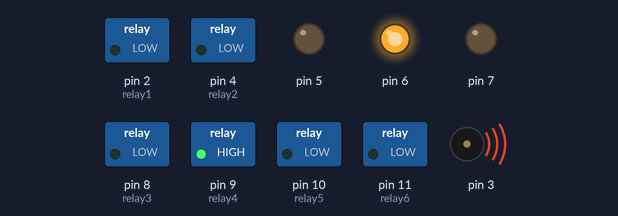
Simulated run of this sketch. Board: Arduino Uno, built with avr-gcc and run on an emulated ATmega328P. Parts: switched loads named in the sketch (green lamp = pin HIGH), output pins drawn as LEDs (lit = HIGH), buzzer (waves = sounding). Random numbers use the default seed unless the sketch sets one; pins used as bus, display or sensor lines are not drawn.

Above: at 0.09 s.
At 6.9 s:
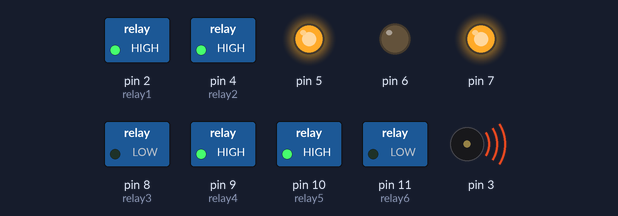
At 13.96 s:
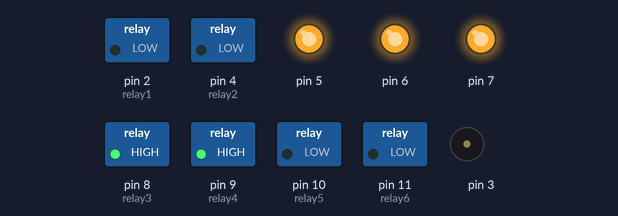
At 18.83 s:
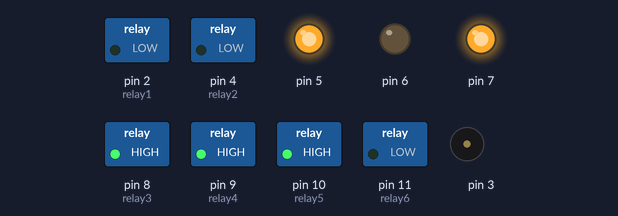
At 27.1 s:
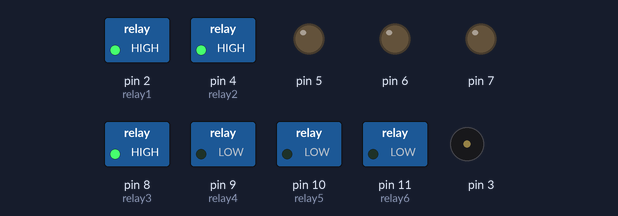
At 39.84 s:
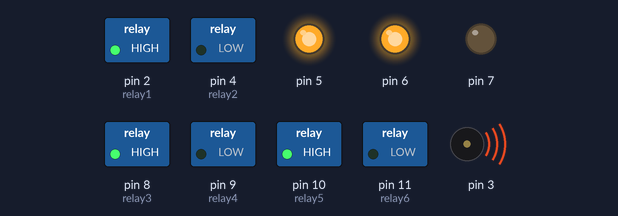
Timing chart, 0 to 40.0 s (numbered marks = the images above):
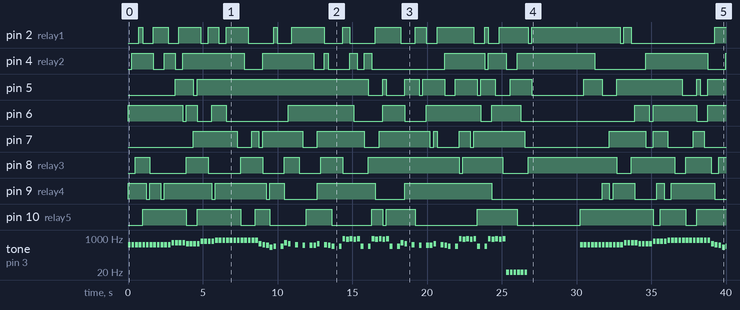

Measured:
- by itself, pin 2 (relay1): LOW → HIGH at 0.73 s, → LOW 0.24 s later, → HIGH 0.73 s later, → LOW 0.97 s later, … (31 changes in this stretch)
- by itself, pin 4 (relay2): LOW → HIGH at 0.24 s, → LOW 1.5 s later, → HIGH 0.73 s later, → LOW 0.73 s later, … (23 changes in this stretch)
- by itself, pin 5: LOW → HIGH at 3.2 s, → LOW 1.2 s later, → HIGH 0.24 s later, → LOW 11.4 s later, … (23 changes in this stretch)
- by itself, pin 6: LOW → HIGH at 0.00 s, → LOW 3.7 s later, → HIGH 0.24 s later, → LOW 0.73 s later, … (19 changes in this stretch)
- by itself, pin 7: LOW → HIGH at 4.4 s, → LOW 2.9 s later, → HIGH 0.97 s later, → LOW 0.49 s later, … (22 changes in this stretch)
- by itself, pin 8 (relay3): LOW → HIGH at 0.49 s, → LOW 0.97 s later, → HIGH 2.4 s later, → LOW 1.5 s later, … (21 changes in this stretch)
- by itself, pin 9 (relay4): LOW → HIGH at 0.00 s, → LOW 1.2 s later, → HIGH 0.24 s later, → LOW 0.73 s later, … (22 changes in this stretch)
- by itself, pin 10 (relay5): LOW → HIGH at 0.97 s, → LOW 2.9 s later, → HIGH 0.73 s later, → LOW 2.9 s later, … (19 changes in this stretch)

The sketch:

ok-CoffinRandom.ino
```cpp
#include "pitches.h"

int green= 7;
int red= 5;
int blue= 6;
int relay1=2;
int relay2=4;
int relay3=8;
int relay4=9;
int relay5=10;
int relay6=11;

int melody[] = {
  NOTE_AS4, NOTE_AS4, NOTE_AS4, NOTE_AS4,
  NOTE_AS4, NOTE_AS4, NOTE_AS4, NOTE_AS4,
  NOTE_AS4, NOTE_AS4, NOTE_AS4, NOTE_AS4,
  NOTE_D5, NOTE_D5, NOTE_D5, NOTE_D5,
  NOTE_C5, NOTE_C5, NOTE_C5, NOTE_C5,
  NOTE_F5, NOTE_F5, NOTE_F5, NOTE_F5,
  NOTE_G5, NOTE_G5, NOTE_G5, NOTE_G5,
  NOTE_G5, NOTE_G5, NOTE_G5, NOTE_G5,
  NOTE_G5, NOTE_G5, NOTE_G5, NOTE_G5,
  NOTE_C5, NOTE_AS4, NOTE_A4, NOTE_F4,
  NOTE_G4, 0, NOTE_G4, NOTE_D5,
  NOTE_C5, 0, NOTE_AS4, 0,
  NOTE_A4, 0, NOTE_A4, NOTE_A4,
  NOTE_C5, 0, NOTE_AS4, NOTE_A4,
  NOTE_G4,0, NOTE_G4, NOTE_AS5,
  NOTE_A5, NOTE_AS5, NOTE_A5, NOTE_AS5,
  NOTE_G4,0, NOTE_G4, NOTE_AS5,
  NOTE_A5, NOTE_AS5, NOTE_A5, NOTE_AS5,
  NOTE_G4, 0, NOTE_G4, NOTE_D5,
  NOTE_C5, 0, NOTE_AS4, 0,
  NOTE_A4, 0, NOTE_A4, NOTE_A4,
  NOTE_C5, 0, NOTE_AS4, NOTE_A4,
  NOTE_G4,0, NOTE_G4, NOTE_AS5,
  NOTE_A5, NOTE_AS5, NOTE_A5, NOTE_AS5,
  NOTE_G4,0, NOTE_G4, NOTE_AS5,
  NOTE_A5, NOTE_AS5, NOTE_A5, NOTE_AS5
 };

// note durations: 4 = quarter note, 8 = eighth note, etc.:
int noteDurations[] = {
  4,4,4,4,
  4,4,4,4,
  4,4,4,4,
  4,4,4,4,
  4,4,4,4,
  4,4,4,4,
  4,4,4,4,
  4,4,4,4,
  4,4,4,4,
  4,4,4,4,
  4,4,4,4,
  4,4,4,4,
  4,4,4,4,
  4,4,4,4,
  4,4,4,4,
  4,4,4,4,
  4,4,4,4,
  4,4,4,4,
  4,4,4,4,
  4,4,4,4,
  4,4,4,4,
  4,4,4,4,
  4,4,4,4,
  4,4,4,4,
  4,4,4,4,
  4,4,4,4,
  4,4,4,4,
  4,4,4,4,
  };

void setup() {

  pinMode (7, OUTPUT);
  pinMode (5, OUTPUT);
  pinMode (6, OUTPUT);
  pinMode (3, OUTPUT);
  pinMode (relay1, OUTPUT);
  pinMode (relay2, OUTPUT);
  pinMode (relay3, OUTPUT);
  pinMode (relay4, OUTPUT);
  pinMode (relay5, OUTPUT);
  pinMode (relay6, OUTPUT);
}

void loop() {

  for (int thisNote = 0; thisNote < 112; thisNote++) {
    int randomLight1 = random(2, 11);
    int randomLight2 = random(2, 11);
    int randomLight3 = random(2, 11);

    digitalWrite (randomLight1, HIGH);
    digitalWrite (randomLight2, HIGH);
    digitalWrite (randomLight3, LOW);


    int noteDuration = 750 / noteDurations[thisNote];
    tone(3, melody[thisNote], noteDuration);

    int pauseBetweenNotes = noteDuration * 1.30;
    delay(pauseBetweenNotes);

    noTone(3);
}

delay(3000);
    digitalWrite(5, LOW);
    digitalWrite(6, LOW);
    digitalWrite(7, LOW);
}
```
